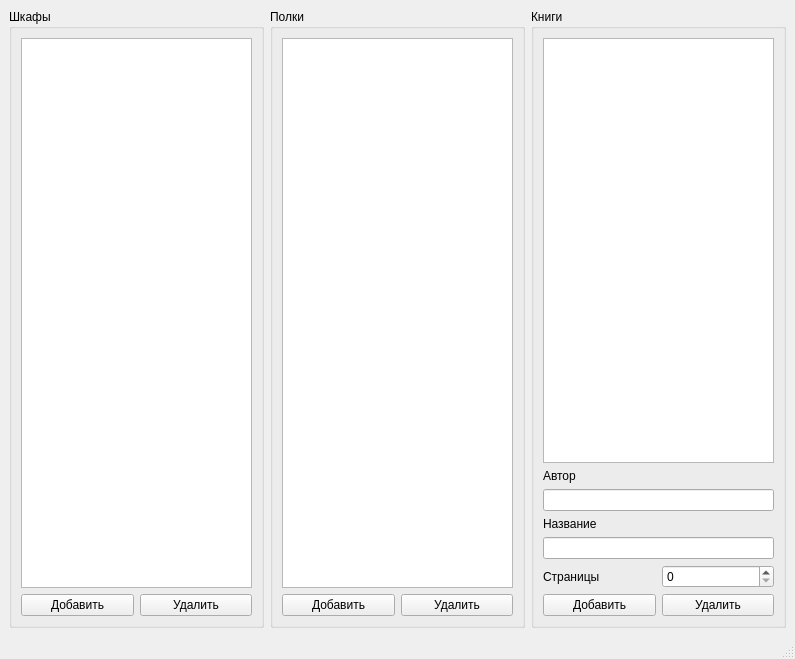
<?xml version="1.0" encoding="UTF-8"?>
<ui version="4.0">
 <class>MainWindow</class>
 <widget class="QMainWindow" name="MainWindow">
  <property name="geometry">
   <rect>
    <x>0</x>
    <y>0</y>
    <width>795</width>
    <height>659</height>
   </rect>
  </property>
  <property name="windowTitle">
   <string>MainWindow</string>
  </property>
  <widget class="QWidget" name="centralwidget">
   <layout class="QVBoxLayout" name="verticalLayout_7">
    <item>
     <layout class="QHBoxLayout" name="horizontalLayout_5">
      <item>
       <layout class="QHBoxLayout" name="horizontalLayout_10">
        <item>
         <widget class="QGroupBox" name="groupBox_bookshelf">
          <property name="title">
           <string>Шкафы</string>
          </property>
          <layout class="QVBoxLayout" name="verticalLayout_9">
           <item>
            <widget class="QListWidget" name="listWidget_bookshelf"/>
           </item>
           <item>
            <layout class="QHBoxLayout" name="horizontalLayout_12">
             <item>
              <widget class="QPushButton" name="pushButton_addbookshelf">
               <property name="text">
                <string>Добавить</string>
               </property>
              </widget>
             </item>
             <item>
              <widget class="QPushButton" name="pushButton_delbookshelf">
               <property name="text">
                <string>Удалить</string>
               </property>
              </widget>
             </item>
            </layout>
           </item>
          </layout>
         </widget>
        </item>
       </layout>
      </item>
      <item>
       <layout class="QHBoxLayout" name="horizontalLayout_9">
        <item>
         <widget class="QGroupBox" name="groupBox_shelfs">
          <property name="title">
           <string>Полки</string>
          </property>
          <layout class="QVBoxLayout" name="verticalLayout_8">
           <item>
            <widget class="QListWidget" name="listWidget_shelfs"/>
           </item>
           <item>
            <layout class="QHBoxLayout" name="horizontalLayout_6">
             <item>
              <widget class="QPushButton" name="pushButton_addshelf">
               <property name="text">
                <string>Добавить</string>
               </property>
              </widget>
             </item>
             <item>
              <widget class="QPushButton" name="pushButton_delshelf">
               <property name="text">
                <string>Удалить</string>
               </property>
              </widget>
             </item>
            </layout>
           </item>
          </layout>
         </widget>
        </item>
       </layout>
      </item>
      <item>
       <layout class="QHBoxLayout" name="horizontalLayout_8">
        <item>
         <widget class="QGroupBox" name="groupBox_books">
          <property name="title">
           <string>Книги</string>
          </property>
          <layout class="QVBoxLayout" name="verticalLayout_10">
           <item>
            <widget class="QListWidget" name="listWidget_book"/>
           </item>
           <item>
            <widget class="QLabel" name="label">
             <property name="text">
              <string>Автор</string>
             </property>
            </widget>
           </item>
           <item>
            <widget class="QLineEdit" name="lineEdit"/>
           </item>
           <item>
            <widget class="QLabel" name="label_2">
             <property name="text">
              <string>Название</string>
             </property>
            </widget>
           </item>
           <item>
            <widget class="QLineEdit" name="lineEdit_2"/>
           </item>
           <item>
            <layout class="QHBoxLayout" name="horizontalLayout_14">
             <item>
              <widget class="QLabel" name="label_3">
               <property name="text">
                <string>Страницы</string>
               </property>
              </widget>
             </item>
             <item>
              <widget class="QSpinBox" name="spinBox_pages">
               <property name="maximum">
                <number>10000</number>
               </property>
              </widget>
             </item>
            </layout>
           </item>
           <item>
            <layout class="QHBoxLayout" name="horizontalLayout_16">
             <item>
              <widget class="QPushButton" name="pushButton_addbook">
               <property name="text">
                <string>Добавить</string>
               </property>
              </widget>
             </item>
             <item>
              <widget class="QPushButton" name="pushButton_delbook">
               <property name="text">
                <string>Удалить</string>
               </property>
              </widget>
             </item>
            </layout>
           </item>
          </layout>
         </widget>
        </item>
       </layout>
      </item>
     </layout>
    </item>
   </layout>
  </widget>
  <widget class="QMenuBar" name="menubar">
   <property name="geometry">
    <rect>
     <x>0</x>
     <y>0</y>
     <width>795</width>
     <height>21</height>
    </rect>
   </property>
  </widget>
  <widget class="QStatusBar" name="statusbar"/>
 </widget>
 <resources/>
 <connections/>
</ui>
